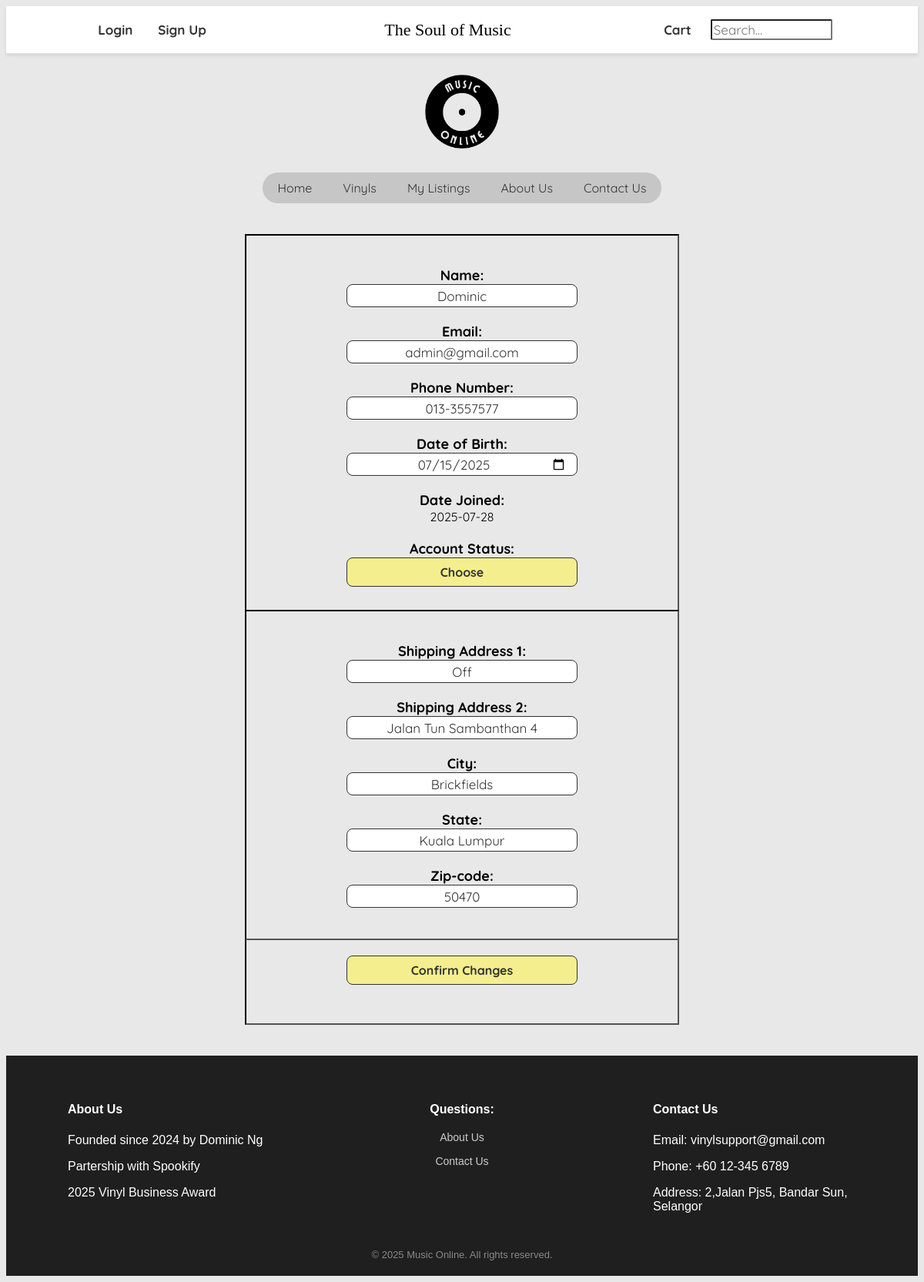
Page /profile_edit.php (signed in) on the committed database.
### tables this page shows
CREATE TABLE `user_info` (
  `user_id` int(11) NOT NULL,
  `user_name` varchar(50) NOT NULL,
  `user_password` varchar(256) NOT NULL,
  `user_email` varchar(254) NOT NULL,
  `user_dob` date NOT NULL,
  `date_joined` date NOT NULL DEFAULT current_timestamp(),
  `retailer_status` tinyint(1) NOT NULL,
  `admin_status` tinyint(1) NOT NULL,
  `phone_no` varchar(12) NOT NULL
);

CREATE TABLE `shipping_info` (
  `address1` varchar(120) DEFAULT NULL,
  `address2` varchar(120) DEFAULT NULL,
  `city` varchar(35) DEFAULT NULL,
  `c_state` varchar(35) DEFAULT NULL,
  `zip_code` int(5) DEFAULT NULL,
  `user_id` int(11) NOT NULL
);

### profile_edit.php (the view, shortened to what this page needs)
<?php
    $id = $_SESSION['user_id'];
    $conn = new mysqli("localhost","root","","musiconline_db");
    $query = "SELECT * FROM user_info WHERE user_id='$id'";
    $query2 = "SELECT * FROM shipping_info WHERE user_id='$id'";
    $result = mysqli_query($conn, $query);
    $result2 = mysqli_query($conn, $query2);
    $userInfo = mysqli_fetch_assoc($result);
    $shippingInfo = mysqli_fetch_assoc($result2);
    $name = $userInfo['user_name'];
    $email = $userInfo['user_email'];
    $dob = $userInfo['user_dob'];
    $jDate = $userInfo['date_joined'];
    $phone = $userInfo['phone_no'];
    $address1 = $shippingInfo['address1'] ?? null;
    $address2 = $shippingInfo['address2'] ?? null;
    $city = $shippingInfo['city'] ?? null;
    $state = $shippingInfo['c_state'] ?? null;
    $zip = $shippingInfo['zip_code'] ?? null;
?>
<!DOCTYPE html>
<html lang="en">
<head>
    <link rel="stylesheet" href="styles.css?v=2">
</head>
<body>
    <header>
        <nav class="headbar">
            <div class="head-links">
            <a href="account/login.php" id="header1">Login</a>
            <a href="account/signup.php" id="header2">Sign Up</a>
            <a id="header3"></a>
            </div>
            <div class="head-links">
            <p class="head-text">The Soul of Music</p>
            </div>
            <div class="head-links">
                <a href="cart.html">Cart</a>
            <div class="search-container">
                <div>
                    <input type="text" placeholder="Search..." id="searchHome">
                </div>
                </div>
            </div>
        </nav>
    </header>
    <div class="img-container">
    <a href="index.html">
    <img src="Images/logo.png" class="logo">
    </a>
    </div>
    <nav class="nav-links">
        <ul>
            <li><a href="index.html">Home</a></li>
            <li><a href="vinyl_main.html">Vinyls</a></li>
            <li><a id="nav-listing" href="listing.html">My Listings</a></li>
            <li><a href="about_us.html">About Us</a></li>
            <li><a href="contact_us.html">Contact Us</a></li>
        </ul>
    </nav>
    <div class="profile-cont">
        <form method="post">
        <div class="profile-info">
            <div class="profile-inner">
                    <div class="padding">
                        <label>Name: </label><br>
                        <input type="text" placeholder="Enter your name" name="name" value="<?php echo htmlspecialchars($name);?>"><br>
                    </div>
                    <div class="padding">
                        <label>Email: </label><br>
                        <input type="text" placeholder="Enter your email" name="email" value="<?php echo htmlspecialchars($email);?>"><br>
                    </div>
                    <div class="padding">
                        <label>Phone Number: </label><br>
                        <input type="text" placeholder="Enter your phone number" name="phone" value="<?php echo htmlspecialchars($phone);?>"><br>
                    </div>
                    <div class="padding">
                        <label>Date of Birth: </label><br>
                        <input type="date" name="dob" value="<?php echo htmlspecialchars($dob);?>"><br>
                    </div>
                    <div class="padding">
                        <label for="joined">Date Joined: </label><br>
                        <span><?php echo $jDate?></span>
                    </div>
                        <div class="padding">
                        <label for="status">Account Status: </label><br>
                        <div>
                        <input type="button" id="dropBttn" onclick="showBox()" name="status" value="Choose"><br/>
                    </div>
            </div>
        </div><br>
        <div class="shipping-info">
            <div class="shipping-inner">
                <div class="padding">
                    <label>Shipping Address 1: </label><br>
                    <input type="text" placeholder="Enter your Address" name="address1" value="<?php echo htmlspecialchars($address1);?>"><br>
                </div>
                <div class="padding">
                    <label>Shipping Address 2: </label><br>
                    <input type="text" placeholder="Enter your Address" name="address2" value="<?php echo htmlspecialchars($address2);?>"><br>
                </div>
                <div class="padding">
                    <label>City: </label><br>
                    <input type="text" placeholder="Enter your City" name="city" value="<?php echo htmlspecialchars($city);?>"><br>
                </div>
                <div class="padding">
                    <label>State: </label><br>
                    <input type="text" placeholder="Enter your State" name="state" value="<?php echo htmlspecialchars($state);?>"><br>
                </div>
                <div class="padding">
                    <label>Zip-code: </label><br>
                    <input type="text" placeholder="Enter your Zip-code" name="zip" value="<?php echo htmlspecialchars($zip);?>"><br>
                </div>
            </div>
        </div>
        <div class="profile-submit">
            <input type="submit" value="Confirm Changes">
        </div>
        </form>
    </div>
 <footer class="footer">
  <div class="footer-container">
    <div class="footer-section-about">
        <ul>
      <h4>About Us</h4>
      <p>Founded since 2024 by Dominic Ng</p>
      <p>Partership with Spookify</p>
      <p>2025 Vinyl Business Award</p>
      </ul>
    </div>
    <div class="footer-section quick-links">
      <h4>Questions:</h4>
      <ul>
        <li><a href="about_us.html">About Us</a></li>
        <li><a href="contact_us.html">Contact Us</a></li>
      </ul>
    </div>
    <div class="footer-section-contact">
      <ul>
      <h4>Contact Us</h4>
      <p>Email: vinylsupport@gmail.com</p>
      <p>Phone: +60 12-345 6789</p>
      <p>Address: 2,Jalan Pjs5, Bandar Sun, Selangor</p>
      </ul>
    </div>
  </div>
  <div class="footer-bottom">
    &copy; 2025 Music Online. All rights reserved.
  </div>
</footer>
</body>
</html>

### styles.css (style rules this page uses)
body { background-color: #E8E8E8; background-size:cover; }
header { background-color: white; border-bottom: 1px solid #ddd; box-shadow: 0 2px 4px rgba(0,0,0,0.1); position: sticky; top: 0; z-index: 1; }
.headbar { display: flex; justify-content: space-between; align-items: center; padding: 12px 16px; position: sticky; max-height: 60; font-family: "Quicksand"; font-weight: 700; }
.head-text { position: relative; margin: auto; text-align: center; font-family: "Antaresia"; font-size: 22px; font-weight: 400; }
.head-links { display: flex; margin: auto; align-items: center; gap: 17px; font-size: 17px; max-height: 60; }
.head-links a { text-decoration: none; color: #333; padding: 8px; }
.head-links input[type='text'] { font-family: 'Quicksand'; color: #333; font-size: 17px; border-radius: 2px; width: 150px }
.search-container { position: relative; display: flex; flex-direction: column; }
.logo { width: 150px; height: 150px; }
.img-container { display: flex; flex-direction: row; align-items: center; justify-content: center; position: relative; overflow: hidden; }
.nav-links { background-color: rgba(0, 0, 0, 0.15); border-radius: 50px; display: table; justify-content: center; margin: 0 auto; overflow: hidden; }
.nav-links ul { list-style-type: none; margin: 0; padding: 0; display: flex; flex-direction: row; justify-content: center; margin: auto; font-family: "Quicksand"; }
.nav-links a { display: block; color:#333; text-decoration: none; padding: 10px 20px; border-radius: 50px; }
.profile-cont { padding: 40px; display: flex; flex-direction: column; font-family: "Quicksand"; align-items: center; text-align: center; }
.profile-cont input[type='submit'], .profile-cont input[type='button'] { font-family: "Quicksand"; color: #333; font-size: 16px; border-radius: .50rem; cursor: pointer; background: #F5EE8E; border: 0.5px solid; width: 300px; height: 38px; font-weight: bold; }
.profile-cont input[type='text'], .profile-cont input[type='date'] { font-family: "Quicksand"; color: #333; font-size: 17px; height: 30px; width: 300px; padding: 0.8rem; border-radius: .50rem; border: 0.2px solid; box-sizing: border-box; text-align: center; }
.profile-cont .padding { padding: 10px; }
.profile-cont label { font-size: 18px; font-weight: bold; }
.profile-submit { display: flex; flex-direction: row; justify-content: center; padding: 20px; }
.profile-info { display: flex; flex-direction: column; border: 2px inset black; align-items: center; padding: 30px; width: 500px; }
.shipping-info { display: flex; flex-direction: column; border: 2px inset black; align-items: center; padding: 30px; width: 500px; }
.footer { background-color: #1f1f1f; color: #fff; padding: 40px 0 20px; font-family: Arial, sans-serif; position: relative; bottom: 0; }
.footer-container { max-width: 1200px; margin: 0 auto; display: grid; grid-template-columns: 1fr 1fr 1fr; text-align: left; padding: 0 40px; }
.footer-section { padding: 0 20px; }
.footer-section h4 { font-weight: bold; margin-bottom: 10px; }
.footer-section p, .footer-section a { font-size: 14px; color: #ccc; line-height: 1.6; text-decoration: none; }
.footer-section ul { list-style: none; padding: 0; }
.footer-section ul li { margin-bottom: 8px; }
.footer-bottom { text-align: center; padding-top: 30px; font-size: 13px; color: #888; }
.footer-section-contact { margin-left: 24px; }
.footer-section.quick-links { text-align: center; }

### rows in the picture
user_info: name "Dominic", email "admin@gmail.com", phone "013-3557577", dob "07/15/2025", date_joined "2025-07-28"
shipping_info: address1 "Off", address2 "Jalan Tun Sambanthan 4", city "Brickfields", state "Kuala Lumpur", zip "50470"
